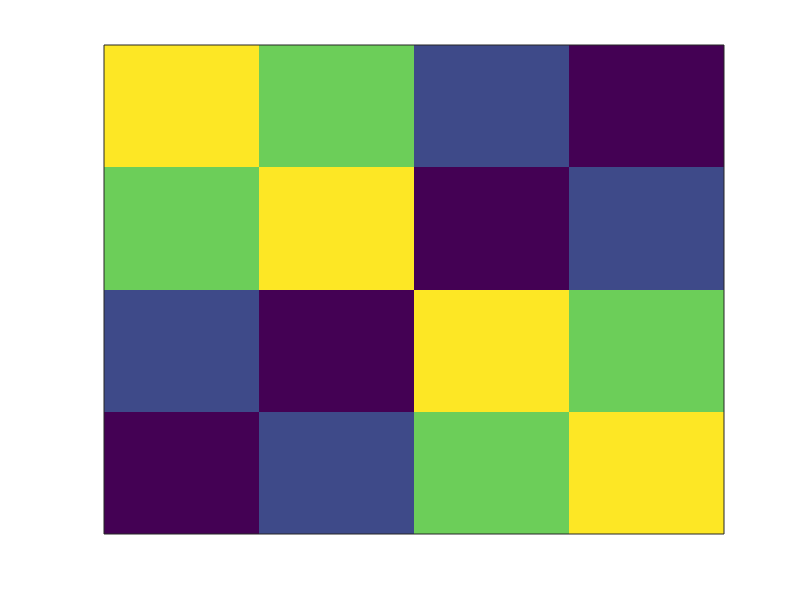
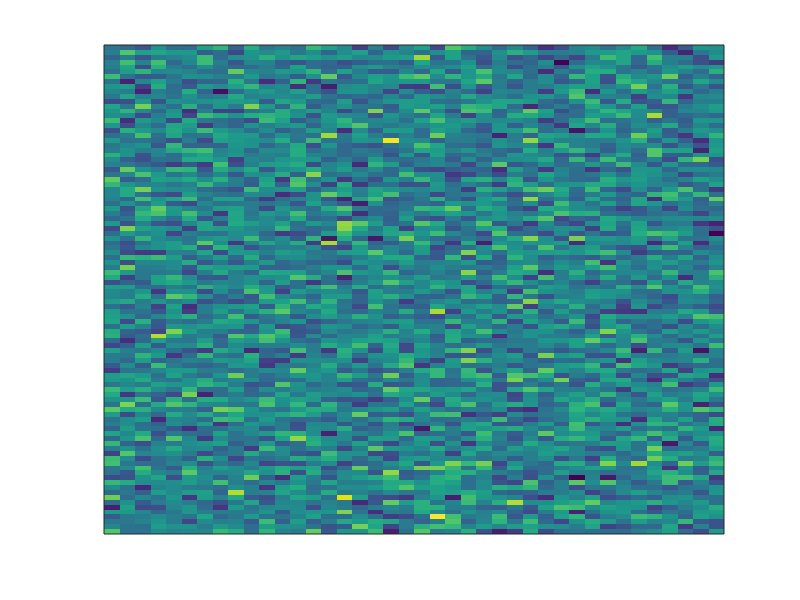

The MATLAB source for these figures, in order:
clear all 
close all
clc

mat_fig = [1 , 0.8, 0.3, 0.1; 0.8, 1, 0.1, 0.3; 0.3, 0.1, 1, 0.8; 0.1, 0.3, 0.8, 1];

figure(1)
imagesc(mat_fig)
xticks([])
yticks([])


voxels_illustration = randn(100,40);
figure(2)
imagesc(voxels_illustration)
xticks([])
yticks([])


